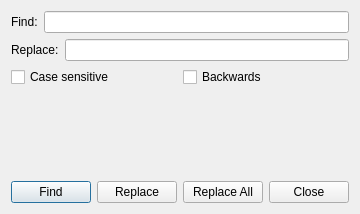
<?xml version="1.0" encoding="UTF-8"?>
<ui version="4.0">
 <class>Find</class>
 <widget class="QDialog" name="Find">
  <property name="geometry">
   <rect>
    <x>0</x>
    <y>0</y>
    <width>332</width>
    <height>214</height>
   </rect>
  </property>
  <property name="windowTitle">
   <string>Find and Replace</string>
  </property>
  <layout class="QVBoxLayout" name="verticalLayout">
   <item>
    <layout class="QHBoxLayout" name="horizontalLayout">
     <item>
      <widget class="QLabel" name="label">
       <property name="text">
        <string>Find:</string>
       </property>
      </widget>
     </item>
     <item>
      <widget class="QLineEdit" name="findLineEdit"/>
     </item>
    </layout>
   </item>
   <item>
    <layout class="QHBoxLayout" name="horizontalLayout_2">
     <item>
      <widget class="QLabel" name="label_2">
       <property name="text">
        <string>Replace:</string>
       </property>
      </widget>
     </item>
     <item>
      <widget class="QLineEdit" name="replaceLineEdit"/>
     </item>
    </layout>
   </item>
   <item>
    <layout class="QHBoxLayout" name="horizontalLayout_4">
     <item>
      <widget class="QCheckBox" name="sensitiveCheckBox">
       <property name="text">
        <string>Case sensitive</string>
       </property>
      </widget>
     </item>
     <item>
      <widget class="QCheckBox" name="backwardsCheckBox">
       <property name="text">
        <string>Backwards</string>
       </property>
      </widget>
     </item>
    </layout>
   </item>
   <item>
    <spacer name="verticalSpacer">
     <property name="orientation">
      <enum>Qt::Vertical</enum>
     </property>
     <property name="sizeHint" stdset="0">
      <size>
       <width>20</width>
       <height>40</height>
      </size>
     </property>
    </spacer>
   </item>
   <item>
    <layout class="QHBoxLayout" name="horizontalLayout_3">
     <item>
      <widget class="QPushButton" name="findButton">
       <property name="text">
        <string>Find</string>
       </property>
      </widget>
     </item>
     <item>
      <widget class="QPushButton" name="replaceButton">
       <property name="text">
        <string>Replace</string>
       </property>
      </widget>
     </item>
     <item>
      <widget class="QPushButton" name="replaceAllButton">
       <property name="text">
        <string>Replace All</string>
       </property>
      </widget>
     </item>
     <item>
      <widget class="QPushButton" name="closeButton">
       <property name="text">
        <string>Close</string>
       </property>
      </widget>
     </item>
    </layout>
   </item>
  </layout>
 </widget>
 <resources/>
 <connections/>
</ui>
